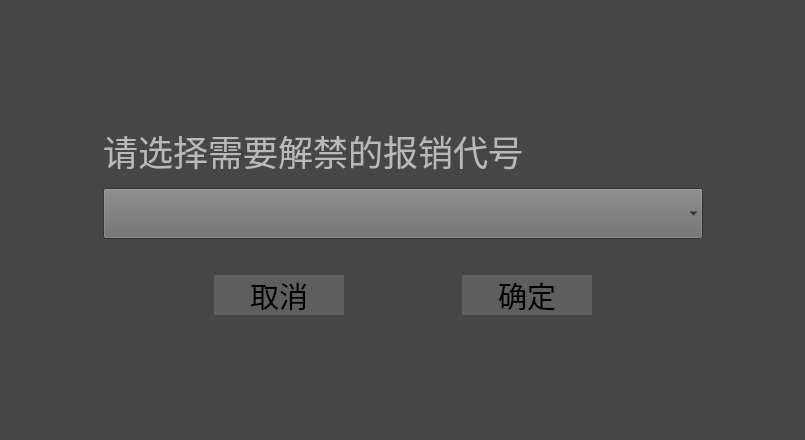
<?xml version="1.0" encoding="UTF-8"?>
<ui version="4.0">
 <class>LiftingProhibitionDialog</class>
 <widget class="QDialog" name="LiftingProhibitionDialog">
  <property name="geometry">
   <rect>
    <x>0</x>
    <y>0</y>
    <width>805</width>
    <height>440</height>
   </rect>
  </property>
  <property name="palette">
   <palette>
    <active>
     <colorrole role="Base">
      <brush brushstyle="SolidPattern">
       <color alpha="255">
        <red>255</red>
        <green>255</green>
        <blue>255</blue>
       </color>
      </brush>
     </colorrole>
     <colorrole role="Window">
      <brush brushstyle="SolidPattern">
       <color alpha="255">
        <red>70</red>
        <green>70</green>
        <blue>70</blue>
       </color>
      </brush>
     </colorrole>
    </active>
    <inactive>
     <colorrole role="Base">
      <brush brushstyle="SolidPattern">
       <color alpha="255">
        <red>255</red>
        <green>255</green>
        <blue>255</blue>
       </color>
      </brush>
     </colorrole>
     <colorrole role="Window">
      <brush brushstyle="SolidPattern">
       <color alpha="255">
        <red>70</red>
        <green>70</green>
        <blue>70</blue>
       </color>
      </brush>
     </colorrole>
    </inactive>
    <disabled>
     <colorrole role="Base">
      <brush brushstyle="SolidPattern">
       <color alpha="255">
        <red>70</red>
        <green>70</green>
        <blue>70</blue>
       </color>
      </brush>
     </colorrole>
     <colorrole role="Window">
      <brush brushstyle="SolidPattern">
       <color alpha="255">
        <red>70</red>
        <green>70</green>
        <blue>70</blue>
       </color>
      </brush>
     </colorrole>
    </disabled>
   </palette>
  </property>
  <property name="windowTitle">
   <string>LiftingProhibitionDialog</string>
  </property>
  <layout class="QHBoxLayout" name="horizontalLayout_2">
   <item>
    <spacer name="horizontalSpacer_4">
     <property name="orientation">
      <enum>Qt::Horizontal</enum>
     </property>
     <property name="sizeHint" stdset="0">
      <size>
       <width>83</width>
       <height>20</height>
      </size>
     </property>
    </spacer>
   </item>
   <item>
    <layout class="QVBoxLayout" name="verticalLayout_2">
     <item>
      <spacer name="verticalSpacer">
       <property name="orientation">
        <enum>Qt::Vertical</enum>
       </property>
       <property name="sizeHint" stdset="0">
        <size>
         <width>20</width>
         <height>40</height>
        </size>
       </property>
      </spacer>
     </item>
     <item>
      <widget class="QLabel" name="Title">
       <property name="palette">
        <palette>
         <active>
          <colorrole role="WindowText">
           <brush brushstyle="SolidPattern">
            <color alpha="255">
             <red>185</red>
             <green>185</green>
             <blue>185</blue>
            </color>
           </brush>
          </colorrole>
          <colorrole role="Text">
           <brush brushstyle="SolidPattern">
            <color alpha="255">
             <red>204</red>
             <green>204</green>
             <blue>204</blue>
            </color>
           </brush>
          </colorrole>
         </active>
         <inactive>
          <colorrole role="WindowText">
           <brush brushstyle="SolidPattern">
            <color alpha="255">
             <red>185</red>
             <green>185</green>
             <blue>185</blue>
            </color>
           </brush>
          </colorrole>
          <colorrole role="Text">
           <brush brushstyle="SolidPattern">
            <color alpha="255">
             <red>204</red>
             <green>204</green>
             <blue>204</blue>
            </color>
           </brush>
          </colorrole>
         </inactive>
         <disabled>
          <colorrole role="WindowText">
           <brush brushstyle="SolidPattern">
            <color alpha="255">
             <red>120</red>
             <green>120</green>
             <blue>120</blue>
            </color>
           </brush>
          </colorrole>
          <colorrole role="Text">
           <brush brushstyle="SolidPattern">
            <color alpha="255">
             <red>120</red>
             <green>120</green>
             <blue>120</blue>
            </color>
           </brush>
          </colorrole>
         </disabled>
        </palette>
       </property>
       <property name="font">
        <font>
         <family>楷体</family>
         <pointsize>26</pointsize>
        </font>
       </property>
       <property name="text">
        <string>请选择需要解禁的报销代号</string>
       </property>
      </widget>
     </item>
     <item>
      <spacer name="verticalSpacer_4">
       <property name="orientation">
        <enum>Qt::Vertical</enum>
       </property>
       <property name="sizeType">
        <enum>QSizePolicy::Fixed</enum>
       </property>
       <property name="sizeHint" stdset="0">
        <size>
         <width>20</width>
         <height>5</height>
        </size>
       </property>
      </spacer>
     </item>
     <item>
      <widget class="QComboBox" name="comboBox">
       <property name="minimumSize">
        <size>
         <width>600</width>
         <height>0</height>
        </size>
       </property>
       <property name="maximumSize">
        <size>
         <width>650</width>
         <height>16777215</height>
        </size>
       </property>
       <property name="palette">
        <palette>
         <active>
          <colorrole role="Button">
           <brush brushstyle="SolidPattern">
            <color alpha="255">
             <red>108</red>
             <green>108</green>
             <blue>108</blue>
            </color>
           </brush>
          </colorrole>
          <colorrole role="Base">
           <brush brushstyle="SolidPattern">
            <color alpha="255">
             <red>108</red>
             <green>108</green>
             <blue>108</blue>
            </color>
           </brush>
          </colorrole>
          <colorrole role="AlternateBase">
           <brush brushstyle="SolidPattern">
            <color alpha="255">
             <red>108</red>
             <green>108</green>
             <blue>108</blue>
            </color>
           </brush>
          </colorrole>
         </active>
         <inactive>
          <colorrole role="Button">
           <brush brushstyle="SolidPattern">
            <color alpha="255">
             <red>108</red>
             <green>108</green>
             <blue>108</blue>
            </color>
           </brush>
          </colorrole>
          <colorrole role="Base">
           <brush brushstyle="SolidPattern">
            <color alpha="255">
             <red>108</red>
             <green>108</green>
             <blue>108</blue>
            </color>
           </brush>
          </colorrole>
          <colorrole role="AlternateBase">
           <brush brushstyle="SolidPattern">
            <color alpha="255">
             <red>108</red>
             <green>108</green>
             <blue>108</blue>
            </color>
           </brush>
          </colorrole>
         </inactive>
         <disabled>
          <colorrole role="Button">
           <brush brushstyle="SolidPattern">
            <color alpha="255">
             <red>108</red>
             <green>108</green>
             <blue>108</blue>
            </color>
           </brush>
          </colorrole>
          <colorrole role="Base">
           <brush brushstyle="SolidPattern">
            <color alpha="255">
             <red>70</red>
             <green>70</green>
             <blue>70</blue>
            </color>
           </brush>
          </colorrole>
          <colorrole role="AlternateBase">
           <brush brushstyle="SolidPattern">
            <color alpha="255">
             <red>108</red>
             <green>108</green>
             <blue>108</blue>
            </color>
           </brush>
          </colorrole>
         </disabled>
        </palette>
       </property>
       <property name="font">
        <font>
         <family>楷体</family>
         <pointsize>24</pointsize>
        </font>
       </property>
       <property name="autoFillBackground">
        <bool>true</bool>
       </property>
       <property name="frame">
        <bool>false</bool>
       </property>
      </widget>
     </item>
     <item>
      <layout class="QVBoxLayout" name="verticalLayout">
       <item>
        <spacer name="verticalSpacer_3">
         <property name="orientation">
          <enum>Qt::Vertical</enum>
         </property>
         <property name="sizeType">
          <enum>QSizePolicy::Fixed</enum>
         </property>
         <property name="sizeHint" stdset="0">
          <size>
           <width>20</width>
           <height>30</height>
          </size>
         </property>
        </spacer>
       </item>
       <item>
        <layout class="QHBoxLayout" name="horizontalLayout">
         <item>
          <spacer name="horizontalSpacer_3">
           <property name="orientation">
            <enum>Qt::Horizontal</enum>
           </property>
           <property name="sizeHint" stdset="0">
            <size>
             <width>40</width>
             <height>20</height>
            </size>
           </property>
          </spacer>
         </item>
         <item>
          <widget class="QToolButton" name="Cancel">
           <property name="minimumSize">
            <size>
             <width>130</width>
             <height>40</height>
            </size>
           </property>
           <property name="maximumSize">
            <size>
             <width>130</width>
             <height>40</height>
            </size>
           </property>
           <property name="palette">
            <palette>
             <active>
              <colorrole role="Button">
               <brush brushstyle="SolidPattern">
                <color alpha="255">
                 <red>94</red>
                 <green>94</green>
                 <blue>94</blue>
                </color>
               </brush>
              </colorrole>
             </active>
             <inactive>
              <colorrole role="Button">
               <brush brushstyle="SolidPattern">
                <color alpha="255">
                 <red>94</red>
                 <green>94</green>
                 <blue>94</blue>
                </color>
               </brush>
              </colorrole>
             </inactive>
             <disabled>
              <colorrole role="Button">
               <brush brushstyle="SolidPattern">
                <color alpha="255">
                 <red>94</red>
                 <green>94</green>
                 <blue>94</blue>
                </color>
               </brush>
              </colorrole>
             </disabled>
            </palette>
           </property>
           <property name="font">
            <font>
             <family>楷体</family>
             <pointsize>22</pointsize>
            </font>
           </property>
           <property name="autoFillBackground">
            <bool>true</bool>
           </property>
           <property name="text">
            <string>取消</string>
           </property>
           <property name="autoRaise">
            <bool>true</bool>
           </property>
          </widget>
         </item>
         <item>
          <spacer name="horizontalSpacer">
           <property name="orientation">
            <enum>Qt::Horizontal</enum>
           </property>
           <property name="sizeHint" stdset="0">
            <size>
             <width>40</width>
             <height>20</height>
            </size>
           </property>
          </spacer>
         </item>
         <item>
          <widget class="QToolButton" name="OK">
           <property name="minimumSize">
            <size>
             <width>130</width>
             <height>40</height>
            </size>
           </property>
           <property name="maximumSize">
            <size>
             <width>130</width>
             <height>40</height>
            </size>
           </property>
           <property name="palette">
            <palette>
             <active>
              <colorrole role="Button">
               <brush brushstyle="SolidPattern">
                <color alpha="255">
                 <red>94</red>
                 <green>94</green>
                 <blue>94</blue>
                </color>
               </brush>
              </colorrole>
             </active>
             <inactive>
              <colorrole role="Button">
               <brush brushstyle="SolidPattern">
                <color alpha="255">
                 <red>94</red>
                 <green>94</green>
                 <blue>94</blue>
                </color>
               </brush>
              </colorrole>
             </inactive>
             <disabled>
              <colorrole role="Button">
               <brush brushstyle="SolidPattern">
                <color alpha="255">
                 <red>94</red>
                 <green>94</green>
                 <blue>94</blue>
                </color>
               </brush>
              </colorrole>
             </disabled>
            </palette>
           </property>
           <property name="font">
            <font>
             <family>楷体</family>
             <pointsize>22</pointsize>
            </font>
           </property>
           <property name="autoFillBackground">
            <bool>true</bool>
           </property>
           <property name="text">
            <string>确定</string>
           </property>
           <property name="autoRaise">
            <bool>true</bool>
           </property>
          </widget>
         </item>
         <item>
          <spacer name="horizontalSpacer_2">
           <property name="orientation">
            <enum>Qt::Horizontal</enum>
           </property>
           <property name="sizeHint" stdset="0">
            <size>
             <width>40</width>
             <height>20</height>
            </size>
           </property>
          </spacer>
         </item>
        </layout>
       </item>
      </layout>
     </item>
     <item>
      <spacer name="verticalSpacer_2">
       <property name="orientation">
        <enum>Qt::Vertical</enum>
       </property>
       <property name="sizeHint" stdset="0">
        <size>
         <width>20</width>
         <height>40</height>
        </size>
       </property>
      </spacer>
     </item>
    </layout>
   </item>
   <item>
    <spacer name="horizontalSpacer_5">
     <property name="orientation">
      <enum>Qt::Horizontal</enum>
     </property>
     <property name="sizeHint" stdset="0">
      <size>
       <width>82</width>
       <height>20</height>
      </size>
     </property>
    </spacer>
   </item>
  </layout>
 </widget>
 <layoutdefault spacing="6" margin="11"/>
 <resources/>
 <connections/>
</ui>
